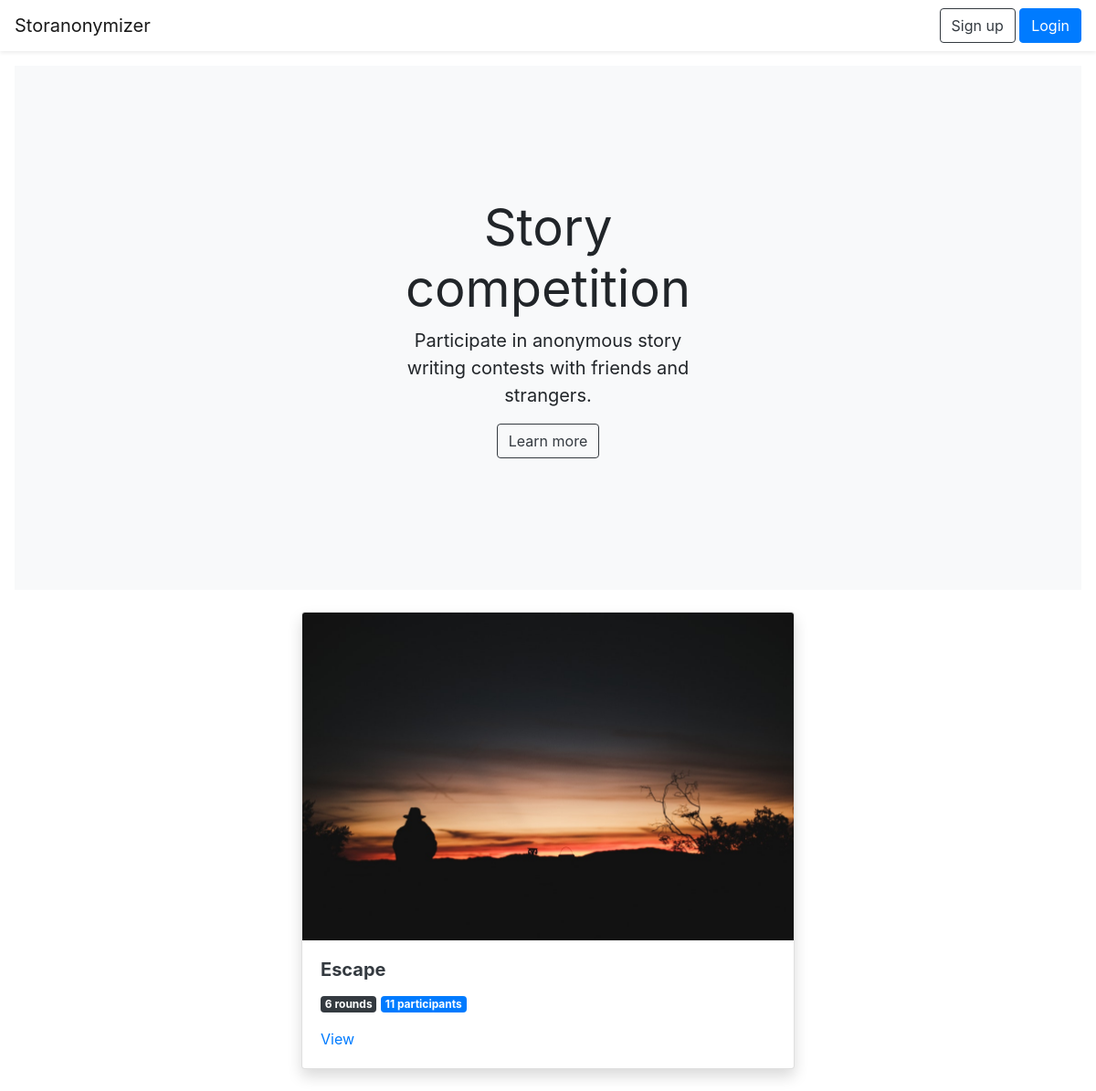
The page / on the database its author committed.
### storanonymizer/models.py (models this page shows, shortened)
class Story(db.Model):
	id = db.Column(db.Integer, primary_key=True)
	code = db.Column(db.String(), unique=True)
	name = db.Column(db.String())
	user_id = db.Column(db.Integer, db.ForeignKey("user.id"))
	rounds = db.relationship("Round", backref="story", lazy="select")

### storanonymizer/views.py (the view)
@app.route("/")
def index():
	stories = models.Story.query.all()
	for s in stories:
		contributors = []
		for r in s.rounds:
			for c in r.contributions:
				if c.author_id not in contributors:
					contributors.append(c.author_id)
		s.contributors = contributors
	return render_template("home.html", stories=stories)

### storanonymizer/templates/home.html
{% extends "base.html" %}
{% block content %}
{% if current_user.is_authenticated %}
<div class="position-relative overflow-hidden p-3 p-md-5 m-md-3 text-center bg-light">
	<div class="col-md-6 p-lg-5 mx-auto my-2">
		<h3>Welcome back, {{ current_user.name }}</h3>
		<p class="font-weight-normal">You can create a new story or contribute to one of the existing stories.</p>
		<a class="btn btn-success" href="{{ url_for('new_story') }}">Create new story</a>
	</div>
</div>
{% else %}
<div class="position-relative overflow-hidden p-3 p-md-5 m-md-3 text-center bg-light">
	<div class="col-md-5 p-lg-5 mx-auto my-5">
		<h1 class="display-4 font-weight-normal">Story competition</h1>
		<p class="lead font-weight-normal">Participate in anonymous story writing contests with friends and strangers.</p>
		<a class="btn btn-outline-dark" href="#">Learn more</a>
	</div>
</div>
{% endif %}
<div class="container mt-4">
	<div class="row justify-content-center">
		{% for s in stories %}
		<div class="col-12 col-md-6 mb-4">
			<div class="card shadow">
				<a href="{{ url_for('story', story_code=s.code) }}"><img class="card-img-top" src="{{ url_for('static', filename=s.name + '.jpeg') }}"></a>
				<div class="card-body">
					<h5 class="card-title"><a class="text-dark font-weight-bold" href="{{ url_for('story', story_code=s.code) }}">{{ s.name }}</a></h5>
					<p class="card-text"><span class="badge badge-dark">{{ s.rounds|length }} rounds</span> <span class="badge badge-primary">{{ s.contributors|length }} participants</span></p>
					<a href="{{ url_for('story', story_code=s.code) }}" class="card-link">View</a>
				</div>
			</div>
		</div>
		{% endfor %}
	</div>
</div>
{% endblock %}

### rows shown on the page
Story: name (picture), name "Escape", rounds|length "6", contributors|length "11"
